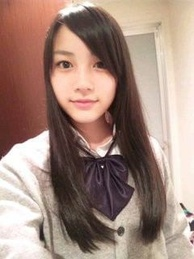
#> input picture image_test/10/26602392.jpeg, 194 x 259 px, shrunk from 240 x 320 before the run; its folder holds only this picture in this run
$ python face_get.py
#> lines starting #> are read from the running program, lines starting #| are printed output that depends on the picture
# -*- coding: utf-8 -*-
import cv2
import os

# このパスは環境に合わせて設定
cascade_path = '../../../.pyenv/versions/anaconda3-4.1.1/share/OpenCV/haarcascades/haarcascade_frontalface_alt.xml'
cascade = cv2.CascadeClassifier(cascade_path)

# 顔認識関数
def face_recog(image_path):
    # 画像読み込み
#> called with image_path = 'image_test/10/26602392.jpeg'
    image = cv2.imread(image_path)
#> image is the input picture: shape (259, 194, 3); mean B, G, R 125, 136.5, 162.6
    if image is None:
        print(image_path + '画像が開けません')
        return None
    else:
        # グレースケール変換
        image_gray = cv2.cvtColor(image, cv2.COLOR_BGR2GRAY)
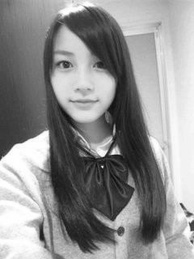
#> image_gray: shape (259, 194); min 11, max 255, mean 143
        facerect = cascade.detectMultiScale(image_gray, scaleFactor=1.2, minNeighbors=2, minSize=(10, 10))
#> facerect = [[41, 36, 84, 84]]
        return facerect, image

image_path = "image_test/"
out_path = "face_test/"

os.mkdir(out_path)
for f in os.listdir(image_path):
    os.mkdir(out_path + "/" + f)
    t = 0
    for i in os.listdir(image_path + f):
        # 顔認識する
        facerect, image = face_recog(image_path + f + "/" + i)
#> facerect = [[41, 36, 84, 84]]
        for rect in facerect:
            x = rect[0]
            y = rect[1]
            width = rect[2]
            height = rect[3]
            dst = image[y:y + height, x:x + width]
            new_image_path = out_path + f + "/"+ str(i)
            cv2.imwrite(new_image_path, dst)
            t += 1
#> this loop made 1 pass
#> (x, y, width, height, new_image_path, t) on pass 1: (41, 36, 84, 84, 'face_test/10/26602392.jpeg', 1)
#> pass 1, `dst = image[y:y + height, x:x + width]`:
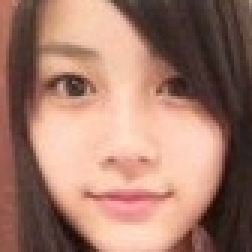
#> dst: shape (84, 84, 3) (shown 3 times larger); mean B, G, R 107.3, 122.5, 163.2
#> after the loop, t = 1
#> pass 2 of the loop `for f in os.listdir(image_path):`:
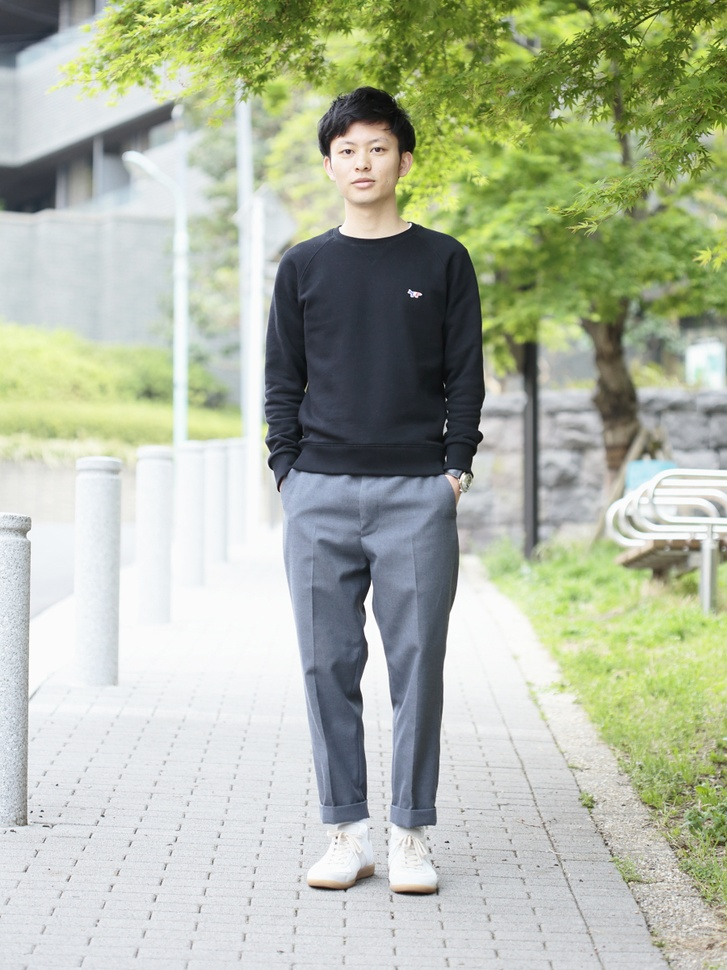
#> input picture image_test/20/MG_9763.jpg, 727 x 970 px, shrunk from 900 x 1200 before the run
#> in face_recog, image is the input picture: shape (970, 727, 3); mean B, G, R 163, 183.2, 175.6
#> in face_recog (call 2), `image_gray = cv2.cvtColor(image, cv2.COLOR_BGR2GRAY)`:
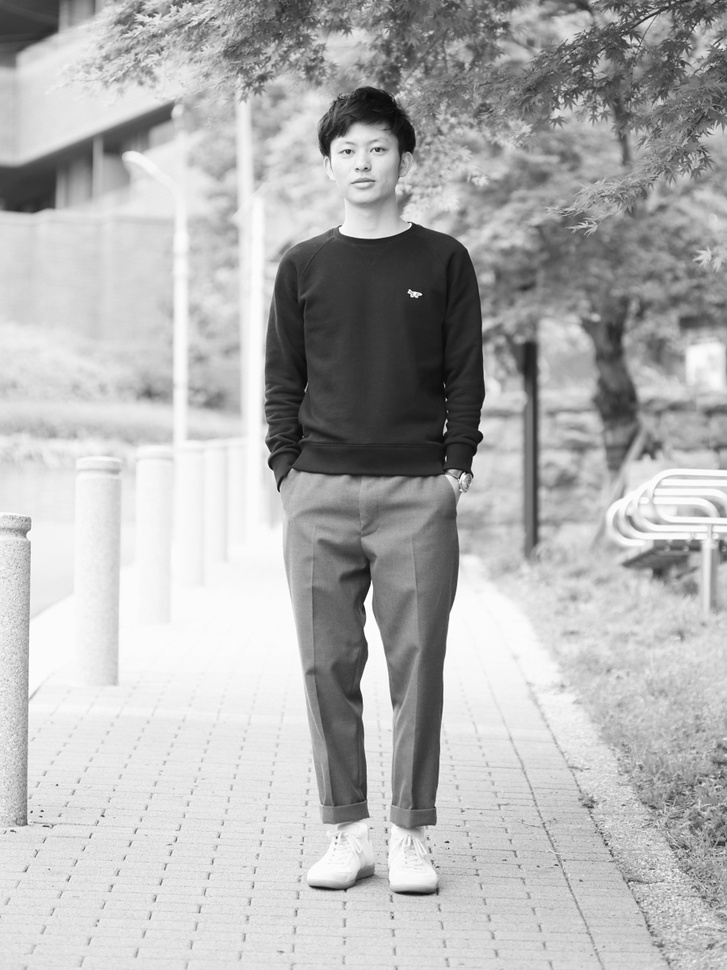
#> image_gray: shape (970, 727); min 3, max 255, mean 178.6
#> in face_recog (call 2), `facerect = cascade.detectMultiScale(image_gray, scaleFactor=1.2, minNe..`: facerect = [[323, 120, 80, 80]]
#> the loop `for rect in facerect:` made 1 pass
#> (x, y, width, height, new_image_path, t) on pass 1: (323, 120, 80, 80, 'face_test/20/MG_9763.jpg', 1)
#> pass 1, `dst = image[y:y + height, x:x + width]`:
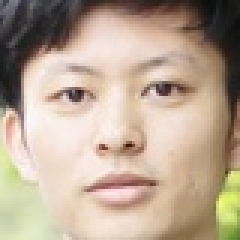
#> dst: shape (80, 80, 3) (shown 3 times larger); mean B, G, R 146.9, 165.5, 184.6
#> after the loop `for rect in facerect:`: t = 1
